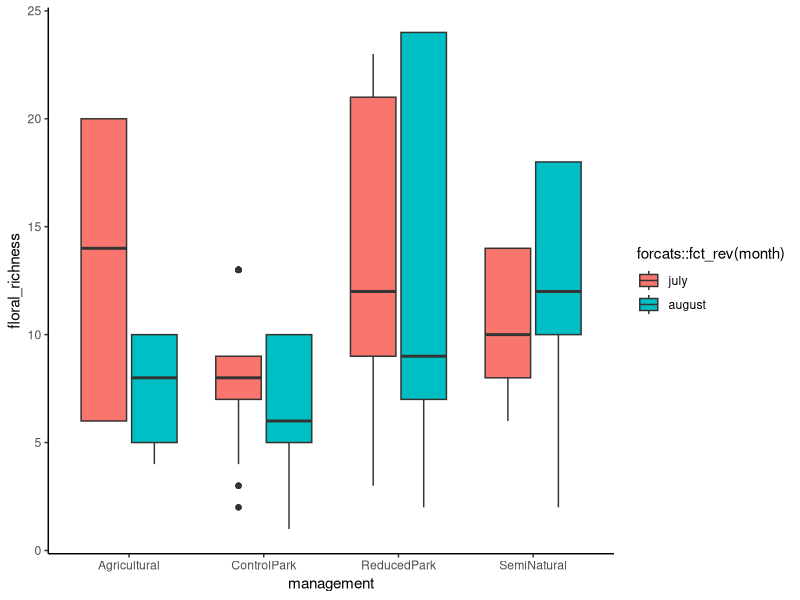

Here is the R script that generated this plot: (Note: this script raises an error after producing the figure.)
library(tidyverse)

# load data
floral_data <- read.csv("floral_abundances.csv")
site_gps_data <- read.csv("all_sites_2020.csv")
pollinator_data <- read.csv("all_sites_2020_labels_expanded.csv", na.strings=c(""," ","NA"))

# merge floral data and site data tables by site name
merged_df <- (floral_data %>% full_join(site_gps_data))

# reshape longwise to have row for each month|site combo
# new column (key) = month, new column (value) = number of floral units
merged_df_2 <- merged_df %>%
  # simplify column names to represent months before gathering
  rename(july = number_of_floral_units_july) %>%
  rename(august = number_of_floral_units_august) %>%
  gather(key = month, value = number_floral_units, 
         july:august)

# calculate floral richness 
# (count of rows that represent species|month|site)
# a value of -1 for number_floral_units represents absent
# from sytematically placed plots but present at the site.
# here, include these -1 values for richness at the site.
merged_df_summarised_2 <- merged_df_2 %>% 
  group_by(site, month) %>% 
  # remove rows where plant was flowering at site in 
  # other month but not the month specified in 'month'
  filter(number_floral_units != 0)  %>% 
  # count number of rows to get floral species richness
  add_count() %>%
  # add a more descriptive column name
  rename(floral_richness = n) %>%
  # remove this site until decide what to do with it
  # everett_crowley is a pollinator garden, very different from 
  # a typical park and not necessarily reduced management but instead
  # active flowering planting management.
  filter(site != "everett_crowley_park")

# plot floral species richness my month|site
Q <- ggplot(merged_df_summarised_2, 
            aes(x = management, y = floral_richness)) +
  geom_boxplot(aes(fill = forcats::fct_rev(month))) +
  theme_classic()
Q

# plot floral species richness my month|site for parks only
Q2 <- ggplot(filter(merged_df_summarised_3, 
                    management == "ReducedPark" | management == "ControlPark"), 
            aes(x = management, y = floral_richness)) +
  geom_boxplot(aes(fill = forcats::fct_rev(month))) +
  theme_classic()
Q2


# calculate sum of all floral units per site per month
# a value of -1 for number_floral_units represents absent
# from sytematically placed plots but present at the site.
# so do not want to include rows where number of floral units = -1.
merged_df_summarised_3 <- merged_df_summarised_2 %>%
  group_by(site, month) %>%
  filter(number_floral_units > -1) %>%
  mutate(number_floral_units = na_if(number_floral_units, -1)) %>%
  # surveyed 15 plots so divide by 15 to get per m^2 value
  mutate(flowers_per_sq_m = 
           sum(number_floral_units)/15)

# plot floral abundance by month|site
P <- ggplot(merged_df_summarised_3, 
            aes(x = management, y = flowers_per_sq_m, fill = month)) +
  geom_boxplot(aes(fill = forcats::fct_rev(month))) +
  theme_classic()
P

# plot floral abundance by month|site for parks only
P2 <- ggplot(filter(merged_df_summarised_3, 
                    management == "ReducedPark" | management == "ControlPark"), 
            aes(x = management, y = flowers_per_sq_m, fill = month)) +
  geom_boxplot(aes(fill = forcats::fct_rev(month))) +
  theme_classic()
P2

# use a two-sample t-test to compare flowers per sq m in reduced v control parks
# first filter out the agricultural and semi nat sites
df_parks_subset_july <- merged_df_summarised_3 %>%
  filter(management == "ReducedPark" | management == "ControlPark") %>%
  filter(month == "july")
df_parks_subset_august <- merged_df_summarised_3 %>%
  filter(management == "ReducedPark" | management == "ControlPark") %>%
  filter(month == "august")

# use Welch two sample t-test to compare the means of abundance
t.test(flowers_per_sq_m ~ management, data = df_parks_subset_july)
# there are more flowers/m^2 in reduced management parks in july
t.test(flowers_per_sq_m ~ management, data = df_parks_subset_august)
# there is no difference in flowers/m^2 between mangement approaches in august

# use Welch two sample t-test to compare the means of species richness
t.test(floral_richness ~ management, data = df_parks_subset_july)
t.test(floral_richness ~ management, data = df_parks_subset_august)
# there is a higher richness of flowering species near 
# the survey location at reduced management parks 
# in july and also in august

# edit or simulate: China creek Park (july: counted 1/3 plots in the pollinator garden),
# everett crowley park (july and august: counted plots in pollinator garden), 
# campbell rd (july: did not visit).

# group merged_df_summarised_3 by site and month to have 
# one row per site / month, while retaining management,
# and overall floral abundance and richness metrics 
merged_df_summarised_4 <- merged_df_summarised_3 %>%
  group_by(site, month, management) %>%
  summarise(floral_richness = mean(floral_richness),
            flowers_per_sq_m = mean(flowers_per_sq_m))

# clean pollinator data before merge
pollinator_data_2 <- pollinator_data %>%
  slice(262:1439) %>% # remove ubc farm dates in may and june
  filter(plant_or_pans == "pan trap") %>% # filter out hand netted specimens (from ubc farm) 
  drop_na(order) %>% # filter out rows where order is.na  
  mutate(month = ifelse(row_number() %in% 1:214, "july", "august"))
  
  # add a month column for pollinator data july for first half of matrix, august after
  # remember that the last four rows are actually late adds

# join by site and month to add management and floral data to pollinator observations
merged_df_pollinators <- (pollinator_data_2 %>% 
                            left_join(merged_df_summarised_4))

# calculate overall bee abundance per month|site
merged_df_pollinators_bees_only <- merged_df_pollinators %>%  
  filter(subclade == "Anthophila") %>% # filter for bees only
  group_by(index) %>%
  add_count() %>%
  # add a more descriptive column name
  rename(bee_abundance = n) %>%
  # remove this site until decide what to do with it
  # everett_crowley is a pollinator garden, very different from 
  # a typical park and not necessarily reduced management but instead
  # active flowering planting management.
  filter(site != "everett_crowley_park") %>%
  filter(site != "china_creek_north_park")
  

# plot bee abundance by month|site
R <- ggplot(merged_df_pollinators_bees_only, 
            aes(x = management, y = bee_abundance, fill = month)) +
  geom_boxplot(aes(fill = forcats::fct_rev(month))) +
  theme_classic()
R

# plot bee abundance by month|site for parks only
R2 <- ggplot(filter(merged_df_pollinators_bees_only, 
                    management == "ReducedPark" | management == "ControlPark"), 
             aes(x = management, y = bee_abundance, fill = month)) +
  geom_boxplot(aes(fill = forcats::fct_rev(month))) +
  theme_classic()
R2

# plot bee abundance by flowers per sq m
R3 <- ggplot(filter(merged_df_pollinators_bees_only, 
                    management == "ReducedPark" | management == "ControlPark"), 
             aes(x = flowers_per_sq_m, y = bee_abundance)) +
  geom_point(aes(colour = management, shape = month), size = 5) +
  geom_smooth(method = lm, formula = y ~ splines::bs(x, 3)) +
  theme_classic()
R3

# fit linear regression for log transformed data

# plot bee abundance by flowers per sq m as a log log
R4 <- ggplot(filter(merged_df_pollinators_bees_only, 
                    management == "ReducedPark" | management == "ControlPark"), 
             aes(x = log(flowers_per_sq_m), y = log(bee_abundance))) +
  geom_point(aes(colour = management, shape = month), size = 5) +
  # geom_line() +
  theme_classic()
R4

# use Welch two sample t-test to compare the means of abundance
merged_df_pollinators_bees_only_july <- merged_df_pollinators_bees_only %>% 
  filter(management == "ControlPark" | management == "ReducedPark") %>%
  filter(month == "july")  
  
  t.test(bee_abundance ~ management, data = merged_df_pollinators_bees_only_july)
  # there are more bees per site in reduced management parks in july

merged_df_pollinators_bees_only_august <- merged_df_pollinators_bees_only %>% 
  filter(management == "ControlPark" | management == "ReducedPark") %>%
  filter(month == "august")  
  
  t.test(bee_abundance ~ management, data = merged_df_pollinators_bees_only_august)
  # there are more bees per site in reduced management parks in august

# repeat with fly data  
merged_df_pollinators_syrphid_only <- merged_df_pollinators %>%  
  filter(family == "Syrphidae") %>% # filter for bees only
  group_by(index) %>%
  add_count() %>%
  # add a more descriptive column name
  rename(syrphid_abundance = n) %>%
  # remove this site until decide what to do with it
  # everett_crowley is a pollinator garden, very different from 
  # a typical park and not necessarily reduced management but instead
  # active flowering planting management.
  filter(site != "everett_crowley_park") %>%
  filter(site != "china_creek_north_park")

# plot syrphid fly abundance by month|site
S <- ggplot(merged_df_pollinators_syrphid_only, 
            aes(x = management, y = syrphid_abundance, fill = month)) +
  geom_boxplot(aes(fill = forcats::fct_rev(month))) +
  theme_classic()
S

# calculate overall wasp abundance per month|site
merged_df_pollinators_wasps_only <- merged_df_pollinators %>%  
  filter(subclade == "not_Anthophila") %>% # filter for non-bee wasps only
  group_by(index) %>%
  add_count() %>%
  # add a more descriptive column name
  rename(total_wasp_abundance = n) %>%
  # add column 1 if family is Vespidae or 0 if not Vespidae 
  mutate(is_Vespidae = ifelse(family == "Vespidae", "Vespidae", "other Hymenoptera")) %>%
  # remove this site until decide what to do with it
  # everett_crowley is a pollinator garden, very different from 
  # a typical park and not necessarily reduced management but instead
  # active flowering planting management.
  group_by(index, is_Vespidae) %>%
  add_count() %>%
  # add a more descriptive column name
  rename(wasp_type_abundance = n) %>%
  filter(site != "everett_crowley_park") %>%
  filter(site != "china_creek_north_park")

# plot wasp fly abundance by month|site
T <- ggplot(merged_df_pollinators_wasps_only, 
            aes(x = management, y = wasp_type_abundance, fill = month)) +
  geom_boxplot(aes(fill = forcats::fct_rev(month))) +
  facet_wrap(~is_Vespidae) +
  theme_classic()
T
